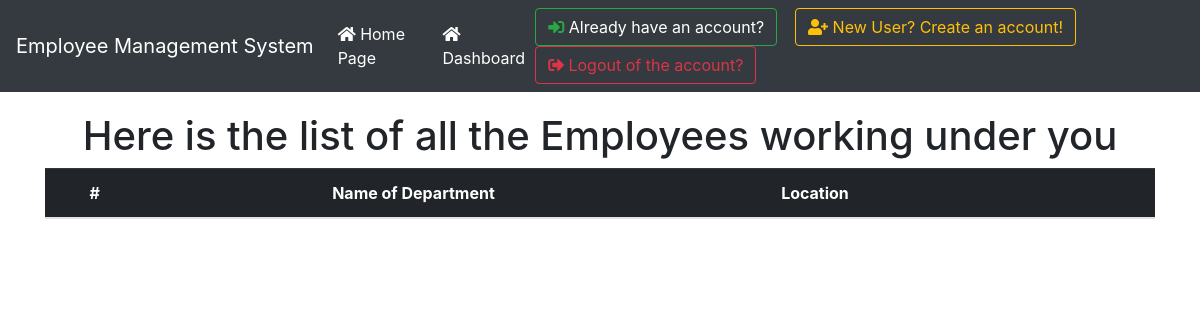
The app's page /allDept (signed in), older data.
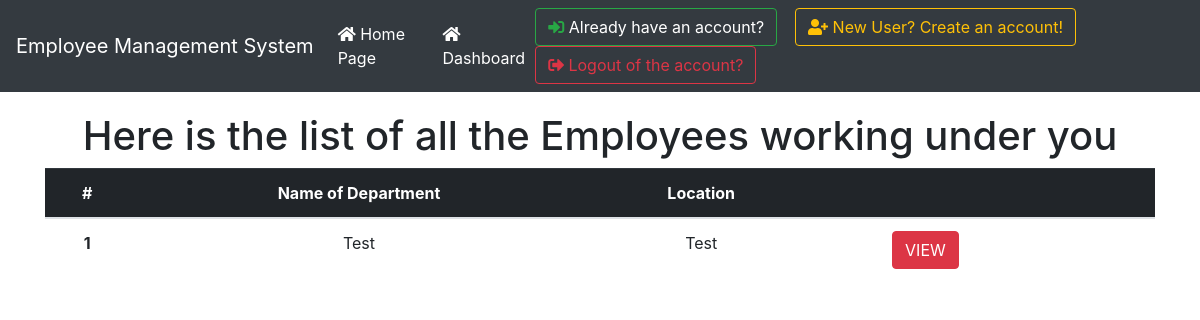
The same page, newer data.
### emp_app/models.py (models this page shows, shortened)
class Department(models.Model):
    name = models.CharField(max_length=256)
    location = models.CharField(max_length=256)

### emp_app/views.py (the view)
# urls.py: path('allDept', views.allDept.as_view(), name='allDept'),
class allDept(LoginRequiredMixin, ListView):
    model = models.Department
    template_name = 'emp_app/allDept.html'
    context_object_name = 'allDeptList'

### templates/emp_app/allDept.html (shortened to what this page needs)
{% extends 'index.html' %} {% block content %}
<div class="container" style="text-align: center; margin-top: 20px;">
    <h1>Here is the list of all the Employees working under you</h1>
    <table class="table">
        <thead class="table-dark ">
            <tr>
                <th scope="col">#</th>
                <th scope="col">Name of Department</th>
                <th scope="col">Location</th>
                <th scope="col"></th>
                <th scope="col"></th>
                <th scope="col"></th>
            </tr>
        </thead>
        {%for d in allDeptList%}
        <tbody>
            <tr>
                <th scope="row">{{d.id}}</th>
                <td>{{d.name}}</td>
                <td>{{d.location}}</td>
                <td><a type="button" href="{% url 'viewDept' d.pk %}" class="btn btn-danger">VIEW</a></td>
            </tr>
        </tbody>{%endfor%}
    </table>
</div>
{%endblock%}

Row changes from the older to the newer data that the page shows:
added Department: id "1", name "Test", location "Test"
